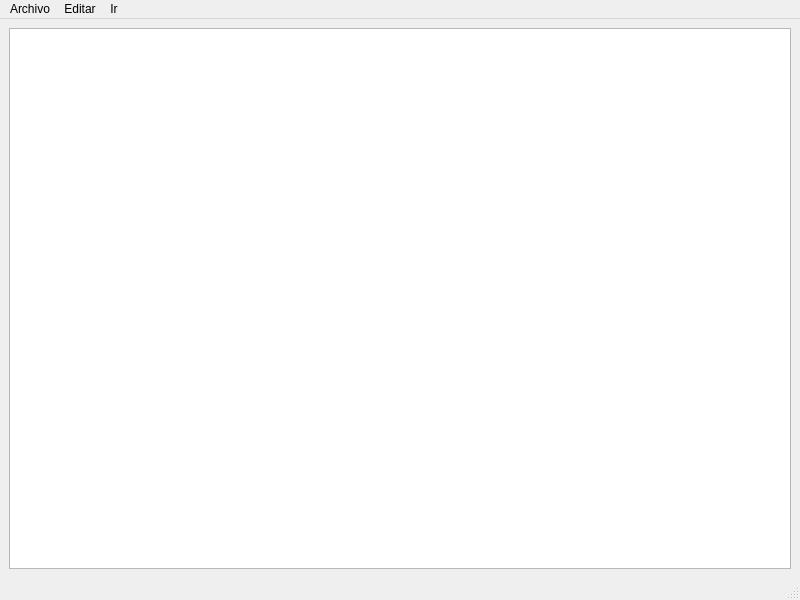
<?xml version="1.0" encoding="UTF-8"?>
<ui version="4.0">
 <class>MainWindow</class>
 <widget class="QMainWindow" name="MainWindow">
  <property name="geometry">
   <rect>
    <x>0</x>
    <y>0</y>
    <width>800</width>
    <height>600</height>
   </rect>
  </property>
  <property name="windowTitle">
   <string>MainWindow</string>
  </property>
  <widget class="QWidget" name="centralwidget">
   <layout class="QVBoxLayout" name="verticalLayout">
    <item>
     <widget class="QTextEdit" name="textEdit"/>
    </item>
   </layout>
  </widget>
  <widget class="QMenuBar" name="menubar">
   <property name="geometry">
    <rect>
     <x>0</x>
     <y>0</y>
     <width>800</width>
     <height>19</height>
    </rect>
   </property>
   <widget class="QMenu" name="menuArchivo">
    <property name="title">
     <string>Archivo</string>
    </property>
    <addaction name="actionNewFile"/>
    <addaction name="actionOpenFile"/>
    <addaction name="separator"/>
    <addaction name="actionSaveFile"/>
    <addaction name="actionSaveAsFile"/>
    <addaction name="separator"/>
    <addaction name="actionExitFile"/>
   </widget>
   <widget class="QMenu" name="menuEditar">
    <property name="title">
     <string>Editar</string>
    </property>
    <addaction name="actionUndo"/>
    <addaction name="actionRedo"/>
    <addaction name="separator"/>
    <addaction name="actionCopy"/>
    <addaction name="actionPaste"/>
    <addaction name="actionCut"/>
    <addaction name="separator"/>
    <addaction name="actionFind"/>
    <addaction name="actionChange"/>
    <addaction name="actionChangeAll"/>
   </widget>
   <widget class="QMenu" name="menuIr">
    <property name="title">
     <string>Ir</string>
    </property>
    <addaction name="actionGoToLine"/>
    <addaction name="actionGoToColumn"/>
    <addaction name="separator"/>
    <addaction name="actionNextFile"/>
    <addaction name="actionPreviousFile"/>
   </widget>
   <addaction name="menuArchivo"/>
   <addaction name="menuEditar"/>
   <addaction name="menuIr"/>
  </widget>
  <widget class="QStatusBar" name="statusbar"/>
  <action name="actionNewFile">
   <property name="text">
    <string>Nuevo archivo</string>
   </property>
   <property name="toolTip">
    <string>Ctrl+N</string>
   </property>
   <property name="shortcut">
    <string>Ctrl+N</string>
   </property>
  </action>
  <action name="actionOpenFile">
   <property name="text">
    <string>Abrir archivo</string>
   </property>
   <property name="toolTip">
    <string>Ctrl+O</string>
   </property>
   <property name="shortcut">
    <string>Ctrl+O</string>
   </property>
  </action>
  <action name="actionSaveFile">
   <property name="text">
    <string>Guardar</string>
   </property>
   <property name="toolTip">
    <string>Ctrl+S</string>
   </property>
   <property name="shortcut">
    <string>Ctrl+S</string>
   </property>
  </action>
  <action name="actionSaveAsFile">
   <property name="text">
    <string>Guardar como</string>
   </property>
   <property name="toolTip">
    <string>Ctrl+Shift+S</string>
   </property>
   <property name="shortcut">
    <string>Ctrl+Shift+S</string>
   </property>
  </action>
  <action name="actionExitFile">
   <property name="text">
    <string>Salir</string>
   </property>
   <property name="toolTip">
    <string>Ctrl+W</string>
   </property>
   <property name="shortcut">
    <string>Ctrl+W</string>
   </property>
  </action>
  <action name="actionUndo">
   <property name="text">
    <string>Deshacer</string>
   </property>
   <property name="toolTip">
    <string>Ctrl+Z</string>
   </property>
   <property name="shortcut">
    <string>Ctrl+Z</string>
   </property>
  </action>
  <action name="actionRedo">
   <property name="text">
    <string>Rehacer</string>
   </property>
   <property name="toolTip">
    <string>Ctrl+Shift+Z</string>
   </property>
   <property name="shortcut">
    <string>Ctrl+Shift+Z</string>
   </property>
  </action>
  <action name="actionCopy">
   <property name="text">
    <string>Copiar</string>
   </property>
   <property name="toolTip">
    <string>Ctrl+C</string>
   </property>
   <property name="shortcut">
    <string>Ctrl+C</string>
   </property>
  </action>
  <action name="actionPaste">
   <property name="text">
    <string>Pegar</string>
   </property>
   <property name="toolTip">
    <string>Ctrl+V</string>
   </property>
   <property name="shortcut">
    <string>Ctrl+V</string>
   </property>
  </action>
  <action name="actionCut">
   <property name="text">
    <string>Cortar</string>
   </property>
   <property name="toolTip">
    <string>Ctrl+X</string>
   </property>
   <property name="shortcut">
    <string>Ctrl+X</string>
   </property>
  </action>
  <action name="actionFind">
   <property name="text">
    <string>Encontrar</string>
   </property>
   <property name="toolTip">
    <string>Ctrl+F</string>
   </property>
   <property name="shortcut">
    <string>Ctrl+F</string>
   </property>
  </action>
  <action name="actionChange">
   <property name="text">
    <string>Remplazar</string>
   </property>
   <property name="toolTip">
    <string>Ctrl+G</string>
   </property>
   <property name="shortcut">
    <string>Ctrl+G</string>
   </property>
  </action>
  <action name="actionChangeAll">
   <property name="text">
    <string>Remplazar todos</string>
   </property>
   <property name="toolTip">
    <string>Ctrl+Shift+G</string>
   </property>
   <property name="shortcut">
    <string>Ctrl+Shift+G</string>
   </property>
  </action>
  <action name="actionGoToLine">
   <property name="icon">
    <iconset theme="appointment-soon">
     <normaloff>.</normaloff>.</iconset>
   </property>
   <property name="text">
    <string>A linea</string>
   </property>
   <property name="toolTip">
    <string>Ctrl+L</string>
   </property>
   <property name="shortcut">
    <string>Ctrl+L</string>
   </property>
  </action>
  <action name="actionGoToColumn">
   <property name="text">
    <string>A columna</string>
   </property>
   <property name="toolTip">
    <string>Ctrl+K</string>
   </property>
   <property name="shortcut">
    <string>Ctrl+K</string>
   </property>
  </action>
  <action name="actionNextFile">
   <property name="text">
    <string>Archivo siguiente</string>
   </property>
   <property name="toolTip">
    <string>Ctrl+Right</string>
   </property>
   <property name="shortcut">
    <string>Ctrl+Right</string>
   </property>
  </action>
  <action name="actionPreviousFile">
   <property name="text">
    <string>Archivo previo</string>
   </property>
   <property name="toolTip">
    <string>Ctrl+Left</string>
   </property>
   <property name="shortcut">
    <string>Ctrl+Left</string>
   </property>
  </action>
 </widget>
 <resources/>
 <connections/>
</ui>
